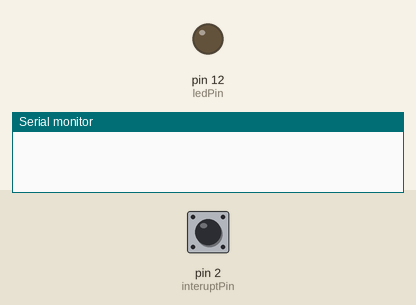
Bench run of a sketch on a simulated Arduino Uno, built with avr-gcc and run on an emulated ATmega328P. Shown: output pins drawn as LEDs (lit = HIGH), the last lines printed to the serial monitor. The test bench sets the inputs (shaded band); at power-on: pin 2 (interuptPin) LOW.

Above: at 1.2 s.
1.3 s: pin 2 (interuptPin) pulled HIGH for 0.15 s
At 1.37 s:
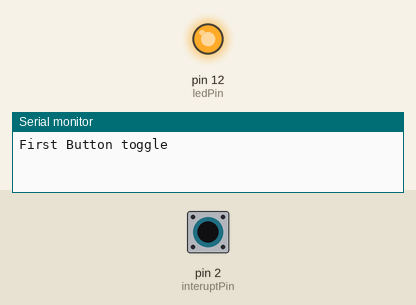
2.9 s: pin 2 (interuptPin) pulled HIGH for 3.2 s
At 6.5 s:
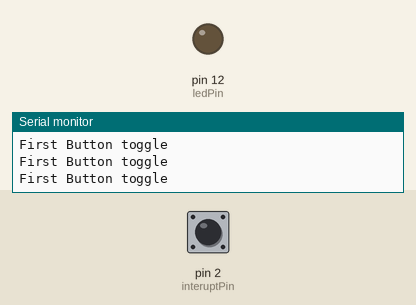
Timing chart, 0 to 8.0 s (numbered marks = the images above; inputs shaded):
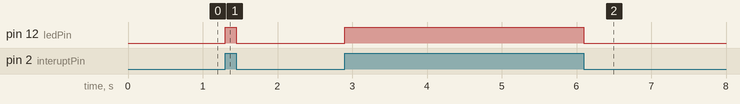

Measured:
- after the input at 1.3 s, pin 12 (ledPin): LOW → HIGH at once, → LOW 0.15 s later
- after the input at 2.9 s, pin 12 (ledPin): LOW → HIGH at once, → LOW 3.2 s later

The sketch:

Task1.2p.ino
```cpp
const int interuptPin = 2; // Pin of interupt device.
const int ledPin = 12; // led pin for non-timer interrupts

volatile int interuptState = 0; // current state of the interupt.

void setup() {
  Serial.begin(9600);

  // led output pin init.
  pinMode(ledPin, OUTPUT); // Output led (not onboard)
  // First button pin init (pin 2)
  pinMode(interuptPin, INPUT);

  // Attaching interupt to the Button and motion Sensors.
  attachInterrupt(digitalPinToInterrupt(interuptPin), switchLed, CHANGE);
}

void loop() {
  // We are running outside the execution loop, so no code is needed here
}

// Function to change the led output (first button).
void switchLed() {
  Serial.print("First Button toggle\n");
  interuptState = digitalRead(interuptPin);

  digitalWrite(ledPin, interuptState);
}
```
